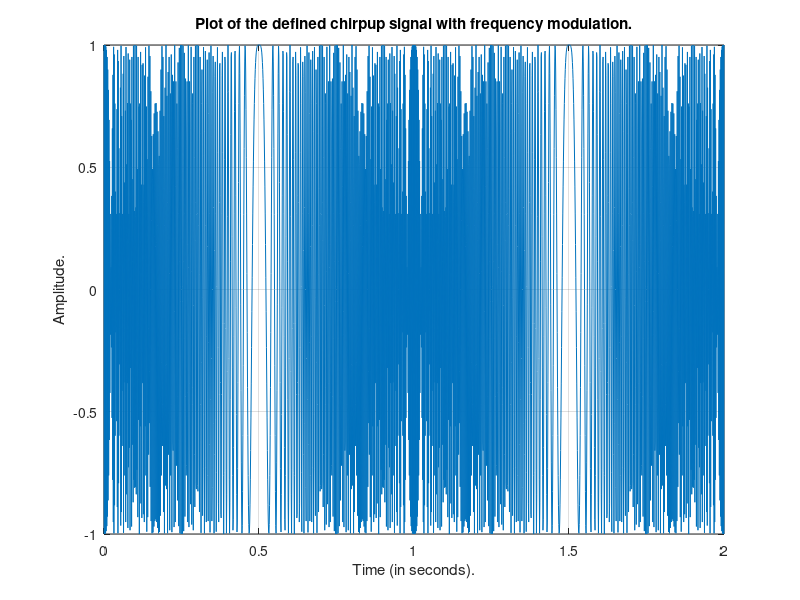
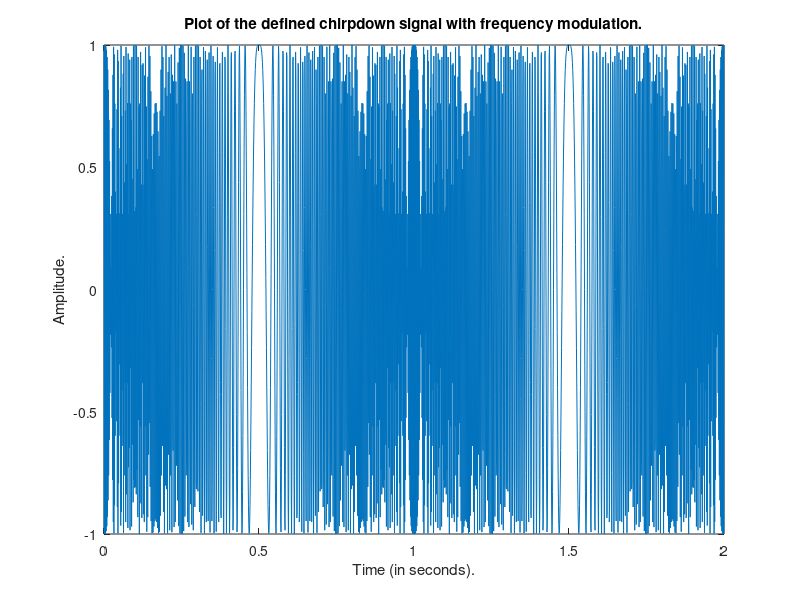
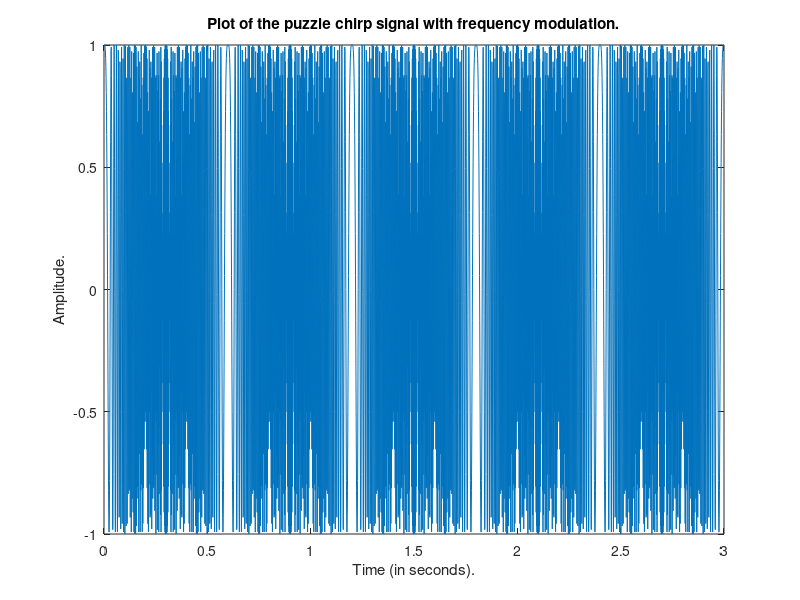

These charts were generated, in order, by the following MATLAB code:
% Define the required parameters.
f_start_chirpup = 2500;  
f_end_chirpup = 500;
f_start_chirpdown = 500;
f_end_chirpdown = 2500;
dur = 2.0;  
Fs = 1/0.001;
phi = 0;

% Define the time vector.
t = 0:0.001:dur;

% Calculate the value of mu parameter.
mu_chirpup = (f_end_chirpup - f_start_chirpup) / (2 * dur);
mu_chirpdown = (f_end_chirpdown - f_start_chirpdown) / (2 * dur);

% Define the chirp signal wave formula
chirpup_signal = cos(2 * pi * (mu_chirpup * t.^2 + f_start_chirpup * t) + phi);
chirpdown_signal = cos(2 * pi * (mu_chirpdown * t.^2 + f_start_chirpdown * t) + phi);

% Plot the chirpup signal.
figure;
plot(t, chirpup_signal);
xlabel('Time (in seconds).');
ylabel('Amplitude.');
title('Plot of the defined chirpup signal with frequency modulation.');
grid on;

% Plot the chirpdown signal.
figure;
plot(t, chirpdown_signal);
xlabel('Time (in seconds).');
ylabel('Amplitude.')
title('Plot of the defined chirpdown signal with frequency modulation.');

% Listen to the generated chirp signal.
soundsc(chirpup_signal, Fs);
pause(2);
soundsc(chirpdown_signal, Fs);
pause(2);

% Display the calculated value of lambda
disp(['The value of mu for chirpup is: ' num2str(mu_chirpup)]); 
disp(['The value of mu for chirpdown is: ' num2str(mu_chirpdown)]);

% Define the required parameters for puzzle.
puzzle_f_start = 3000;
puzzle_f_end = -2000;
puzzle_dur = 3.0;
puzzle_sampling_interval = 1/0.001;

% Define the puzzle time vector.
puzzle_t = 0:0.001:puzzle_dur;

% Calculate the mu value for puzzle.
puzzle_mu = (puzzle_f_end - puzzle_f_start) / (2 * puzzle_dur);

% Define the puzzle chirp signal.
puzzle_chirp = cos(2 * pi * (puzzle_mu * puzzle_t.^2 + puzzle_f_start * puzzle_t) + phi);

% Plot the puzzle chirp signal.
figure;
plot(puzzle_t, puzzle_chirp);
xlabel('Time (in seconds).');
ylabel('Amplitude.')
title('Plot of the puzzle chirp signal with frequency modulation.');

% Listen to the generated puzzle chirp signal.
soundsc(puzzle_chirp, puzzle_sampling_interval);

% Display the calculated value of lambda
disp(['The value of mu for puzzle chirp is: ' num2str(puzzle_mu)]); 
